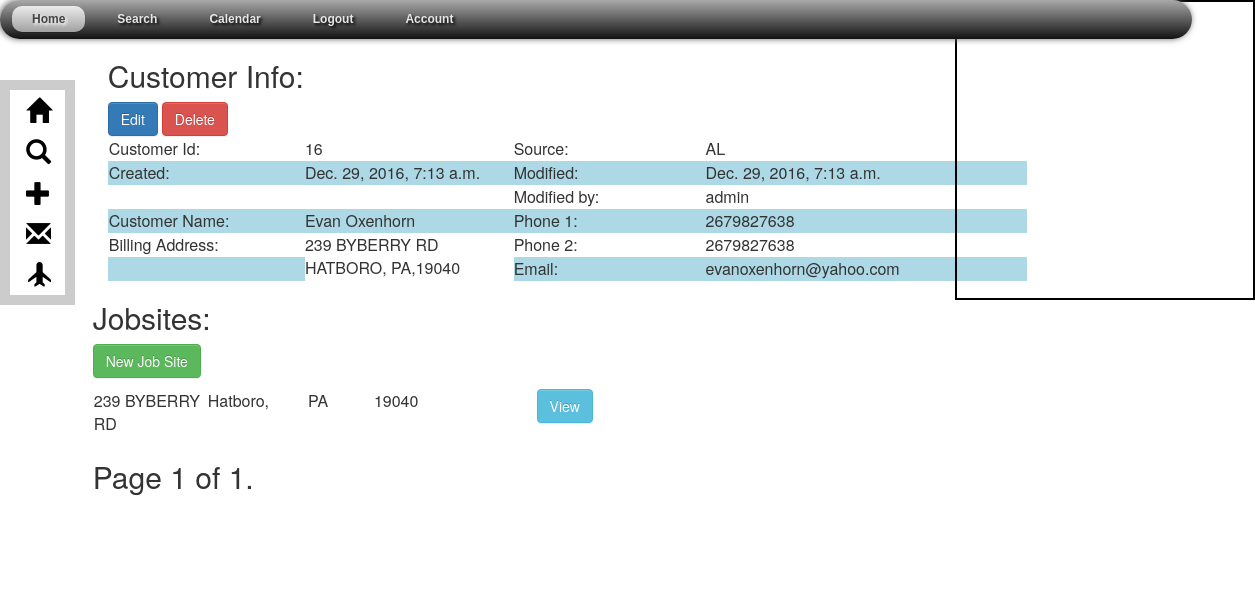
Screenshot of /customers/16/ (signed in) with the database file from the repository.
### Customers/models.py (models this page shows, shortened)
class Customer(models.Model):
    user = models.ForeignKey(settings.AUTH_USER_MODEL, default=1)
    modified_by=models.CharField(max_length=50,default=1)
    firstName = models.CharField(max_length=20)
    lastName = models.CharField(max_length=20)
    fullName = models.CharField(max_length=50, blank=True)
    billStreet = models.CharField(max_length=25)
    billCity = models.CharField(max_length=20)
    billState = models.CharField(max_length=2)
    billZip = models.CharField(max_length=5)
    latlng = models.CharField(blank=True, max_length=100, default = '')
    lat = models.FloatField(blank=True,max_length=100, default = '')
    lng = models.FloatField(blank=True, max_length=100, default='')
    phone1 = models.CharField(max_length=20)
    phone2 = models.CharField(max_length=20, blank=True)
    email = models.EmailField(max_length=50, blank=True)
    source = models.CharField(choices=SOURCE_CHOICES, max_length=20, default=NOTAPP)
    created = models.DateTimeField(auto_now=False, auto_now_add=True)
    modified = models.DateTimeField(auto_now=True, auto_now_add=False)
    def get_absolute_url(self):
        return reverse("customers:customer_detail", kwargs={"id": self.id})
    class Meta:
        ordering = ["-created", "-modified"]

class Jobsite(models.Model):
    customer_id = models.ForeignKey(
        'Customer',
    )
    user = models.ForeignKey(settings.AUTH_USER_MODEL, default=1)
    modified_by = models.CharField(max_length=50, default=1)
    jobId= models.AutoField(primary_key=True)
    jobStreet = models.CharField(max_length=25)
    jobCity = models.CharField(max_length=20)
    jobState = models.CharField(max_length=2)
    jobZip = models.CharField(max_length=5)
    stories = models.IntegerField()
    access = models.CharField(max_length=20)
    notes = models.CharField(max_length=150, blank=True)
    picture = models.ImageField(null=True,blank=True)
    created = models.DateTimeField(auto_now=False, auto_now_add=True)
    modified = models.DateTimeField(auto_now=True, auto_now_add=False)
    latlng = models.CharField(blank=True, max_length=100, default="")
    lat = models.FloatField(blank=True, max_length=100, default=0)
    lng = models.FloatField(blank=True, max_length=100, default=0)
    class Meta:
        ordering = ["-created", "-modified"]

### Customers/views.py (the view)
# urls.py: url(r'^(?P<id>\d+)/$', customer_detail, name='customer_detail'),
@login_required(login_url='customers:login')
def customer_detail(request, id):
    instance=get_object_or_404(Customer,id=id)
    queryset_list = instance.jobsite_set.all()
    paginator = Paginator(queryset_list, 15) # show 15 customers per page
    page_request_var = "page"
    page = request.GET.get(page_request_var)
    try:
        queryset = paginator.page(page)
    except PageNotAnInteger:
        queryset = paginator.page(1)
    except EmptyPage:
        queryset = paginator.page(paginator.num_pages)
    context ={
            "title":"Customer Info:",
            "instance":instance,
            "lat":instance.lat,
            "lng":instance.lng,
            "jobsite":queryset,
            "page_request_var": page_request_var,
    }
    return render(request, "customer_detail.html", context)

### Customers/templates/customer_detail.html (shortened to what this page needs)
{% extends "base.html" %}
{% block content %}
<div class="container">
    <div id='customer_info_div' class='customer_info col-sm-10'>
        <h2>Customer Info:</h2>
        <a href="{{ instance.get_absolute_url }}edit" class="btn btn-primary" role="button">Edit</a>
        <a href="{{ instance.get_absolute_url }}delete"
           onclick="return confirm('Are you sure want to delete this Customer?');"
           class="btn btn-danger" role="button">Delete</a></br>
        <table class="metadata_table">
            <tr>
                <td>Customer Id:</td>
                <td class="td-worktable">{{instance.id}}</td>
                <td>Source:</td>
                <td class="td-worktable">{{instance.source}}</td>
            </tr>
            <tr>
                <td>Created:</td>
                <td class="td-worktable">{{instance.created}}</td>
                <td>Modified:</td>
                <td class="td-worktable">{{instance.modified}}</br></td>
            </tr>
            <tr>
                <td></td>
                <td></td>
                <td> Modified by:</td>
                <td class="td-worktable">{{instance.modified_by}}</td>
            </tr>
            <tr>
                <td>Customer Name:</td>
                <td class="td-worktable">{{instance.fullName}}</td>
                <td>Phone 1:</td>
                <td class="td-worktable">{{instance.phone1}}</td>
            </tr>
            <tr>
                <td>Billing Address:</td>
                <td class="td-worktable" rowspan="2">{{instance.billStreet}}<br>{{instance.billCity}},
                    {{instance.billState}},{{instance.billZip}}
                </td>
                <td>Phone 2:</td>
                <td class="td-worktable">{{instance.phone2}}</td>
            </tr>
            <tr>
                <td></td>
                <td>Email:</td>
                <td class="td-worktable">{{instance.email}}</td>
            </tr>
        </table>
    </div>
{% endblock content %}
{% block right-pane %}
    <div id="map"></div>
{% endblock right-pane %}
{% block jobsite-content %}
    <h2>Jobsites:</h2>
    <div id=" btnCreate">
        <a href="{{ get_absolute_url }}jobsite_create" class="btn btn-success" role="button">New Job Site</a>
    </div>
    <div id="jobsite_info_div">
        {% for obj in jobsite %}
        <table class="tg">
            <p>
                <tr>
                    <td>{{obj.jobStreet}}</td>
                    <td>{{obj.jobCity}},</td>
                    <td>{{obj.jobState}}</td>
                    <td>{{obj.jobZip}}</td>
                    <td>&nbsp;&nbsp;&nbsp;</td>
                    <td>&nbsp;&nbsp;&nbsp;<a href="{{ get_absolute_url }}jobsite_detail/{{obj.jobId}}"
                                             class="btn btn-info" role="button">View</a></td>
                </tr>
            </p>
        </table>
        {% endfor %}
    </div>
    <div>
        <div class="pagination">
                <span class="step-links">
                    <span class="current">
                        Page {{ jobsite.number }} of {{ jobsite.paginator.num_pages }}.
                    </span>
                </span>
        </div>
    </div>
</div>
    {% endblock jobsite-content %}

### static/css/base.css (style rules this page uses)
table { border:1px solid transparent; }
table tr { border:1px solid transparent; vertical-align: top; }
tbody tr:nth-child(even) { background-color:lightblue; }
table tr, td { text-align: left; width:5%; }
#map { position:absolute; top:0; right:0; display: inline-block; width:300px; height:300px; vertical-align:top; float:right; border:solid black 2px; clear:none; z-index:10; }
.current { font-size:30px; }

### rows the page displays
Customer: id "16", source "AL", created "Dec. 29, 2016, 7:13 a.m.", modified "Dec. 29, 2016, 7:13 a.m.", modified_by "admin", fullName "Evan Oxenhorn", phone1 "2679827638", billStreet "239 BYBERRY RD", billCity "HATBORO", billState "PA", billZip "19040", phone2 "2679827638", email "evanoxenhorn@yahoo.com"
Jobsite: jobStreet "239 BYBERRY RD", jobCity "Hatboro", jobState "PA", jobZip "19040"

### other values shown
{{ jobsite.number }} "1"
{{ jobsite.paginator.num_pages }} "1"
